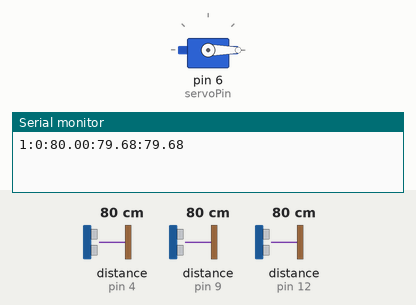
Bench run of a sketch on a simulated Arduino Uno, built with avr-gcc and run on an emulated ATmega328P. On the bench: servo, the last lines printed to the serial monitor. Wiring (inferred from the names in the program): 3 × ultrasonic range finder: trigger pin 3, echo pin 4 / trigger pin 8, echo pin 9 / trigger pin 11, echo pin 12. The inputs (shaded band) are chosen by the test bench; at power-on: distance to the obstacle (sensors on pin 4, pin 9, pin 12) 80 cm. The echo pulse lasts 58.3 µs per cm.

Above: at 0.1 s.
At 5.8 s:
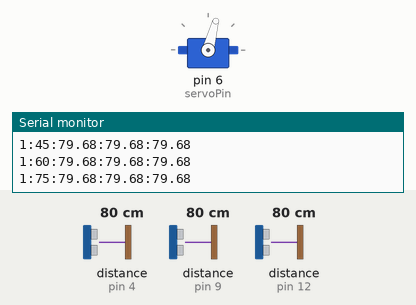
5.9 s: distance to the obstacle (sensor on pin 4) set to 120 cm
At 13.1 s:
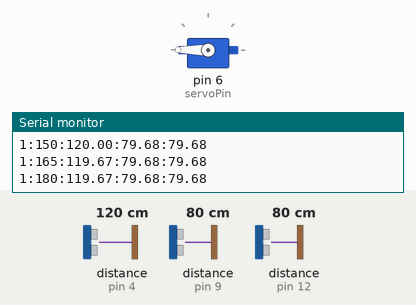
Timing chart, 0 to 19.7 s (numbered marks = the images above; inputs shaded):
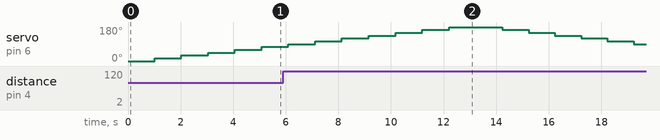

Measured:
- by itself, servo on pin 6 (servoPin): rises from 75° to 180° in 6.1 s, then falls to 90° in 7.0 s

The sketch:

controller_arduino.ino
```cpp
#include <Servo.h>

const int id=1;
// Define os pinos dos sensores ultrassônicos
const int trigPin1 = 3; // Pino de trigger do sensor 1
const int echoPin1 = 4; // Pino de eco do sensor 1
const int trigPin2 = 8; // Pino de trigger do sensor 2
const int echoPin2 = 9; // Pino de eco do sensor 2
const int trigPin3 = 11; // Pino de trigger do sensor 3
const int echoPin3 = 12; // Pino de eco do sensor 3

// Define o pino ao qual o servo está conectado
const int servoPin = 6;

// Cria um objeto Servo para controlar o servo motor
Servo servo;


void setup() {
  // Inicializa o objeto Servo
  servo.attach(servoPin);
  int id=1;
  // Inicializa os pinos dos sensores ultrassônicos
  pinMode(trigPin1, OUTPUT);
  pinMode(echoPin1, INPUT);
  pinMode(trigPin2, OUTPUT);
  pinMode(echoPin2, INPUT);
  pinMode(trigPin3, OUTPUT);
  pinMode(echoPin3, INPUT);

  // Inicia a comunicação serial para depuração (opcional)
  Serial.begin(9600);
}

void loop() {
  //Obrigar o servo a iniciar/voltar a posicao inicial
  int posInicial = 0;
  int posFinal = 180;
  // Move o servo do posInicial para posFinal em incrementos de 15 graus
  for(int pos = posInicial; pos <= posFinal; pos += 15) {
  servo.write(pos);

  // Realiza a leitura dos três sensores ultrassônicos
    float distance1 = lerSensor(trigPin1, echoPin1);
    float distance2 = lerSensor(trigPin2, echoPin2);
    float distance3 = lerSensor(trigPin3, echoPin3);

    printResults(pos, distance1, distance2, distance3,id);
    wait(1);
  }

  for(int pos = posFinal; pos >= posInicial; pos -= 15) {
    servo.write(pos);
    wait(1);
  }

  //Esperar 15min antes de ler again o caixote de lixo
  wait(5);
}

// Função para realizar as leituras dos sensores ultrassônicos
float lerSensor(int trigPin, int echoPin) {
  digitalWrite(trigPin, LOW);
  delayMicroseconds(2);
  digitalWrite(trigPin, HIGH);
  delayMicroseconds(10);
  digitalWrite(trigPin, LOW);

  float duration = pulseIn(echoPin, HIGH);
  float distance = (duration * 0.0343) / 2;
  if (distance>1000){
    distance=0;
  }
  return distance;
}

// Função para dar output aos resultados
void printResults(int pos, float distance1, float distance2, float distance3,int id) {
String output = String(id) + ":" + String(pos) + ":" + String(distance1) + ":" + String(distance2) + ":" + String(distance3) + "\n";
Serial.print(output);

}

// Função para adicionar o delay da movimentação
void wait(int waitTime) {
  waitTime = waitTime * 1000; // Converter para segundos
  delay(waitTime); // Aguarda o tempo especificado
}
```
